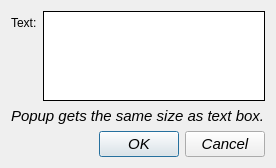
<?xml version="1.0" encoding="UTF-8"?>
<ui version="4.0">
 <class>Dialog</class>
 <widget class="QDialog" name="Dialog">
  <property name="geometry">
   <rect>
    <x>0</x>
    <y>0</y>
    <width>224</width>
    <height>168</height>
   </rect>
  </property>
  <property name="windowTitle">
   <string>Edit Text</string>
  </property>
  <layout class="QVBoxLayout" name="verticalLayout">
   <item>
    <layout class="QFormLayout" name="formLayout">
     <property name="fieldGrowthPolicy">
      <enum>QFormLayout::AllNonFixedFieldsGrow</enum>
     </property>
     <item row="0" column="1">
      <widget class="QPlainTextEdit" name="leText">
       <property name="frameShape">
        <enum>QFrame::Box</enum>
       </property>
       <property name="frameShadow">
        <enum>QFrame::Plain</enum>
       </property>
      </widget>
     </item>
     <item row="0" column="0">
      <widget class="QLabel" name="laText">
       <property name="text">
        <string>Text:</string>
       </property>
      </widget>
     </item>
    </layout>
   </item>
   <item>
    <widget class="QLabel" name="label">
     <property name="font">
      <font>
       <pointsize>11</pointsize>
       <italic>true</italic>
      </font>
     </property>
     <property name="text">
      <string>Popup gets the same size as text box.</string>
     </property>
    </widget>
   </item>
   <item>
    <widget class="QDialogButtonBox" name="buttonBox">
     <property name="font">
      <font>
       <pointsize>11</pointsize>
       <italic>true</italic>
      </font>
     </property>
     <property name="orientation">
      <enum>Qt::Horizontal</enum>
     </property>
     <property name="standardButtons">
      <set>QDialogButtonBox::Cancel|QDialogButtonBox::Ok</set>
     </property>
    </widget>
   </item>
  </layout>
 </widget>
 <resources/>
 <connections>
  <connection>
   <sender>buttonBox</sender>
   <signal>accepted()</signal>
   <receiver>Dialog</receiver>
   <slot>accept()</slot>
   <hints>
    <hint type="sourcelabel">
     <x>248</x>
     <y>254</y>
    </hint>
    <hint type="destinationlabel">
     <x>157</x>
     <y>274</y>
    </hint>
   </hints>
  </connection>
  <connection>
   <sender>buttonBox</sender>
   <signal>rejected()</signal>
   <receiver>Dialog</receiver>
   <slot>reject()</slot>
   <hints>
    <hint type="sourcelabel">
     <x>316</x>
     <y>260</y>
    </hint>
    <hint type="destinationlabel">
     <x>286</x>
     <y>274</y>
    </hint>
   </hints>
  </connection>
 </connections>
</ui>
